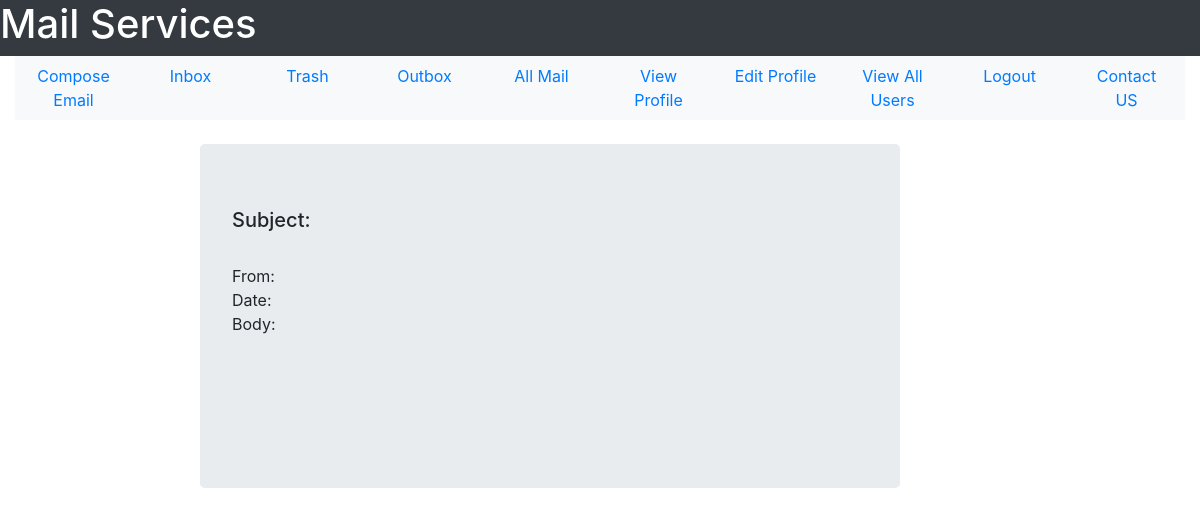
Page /view-mail/255 on the earlier database version.
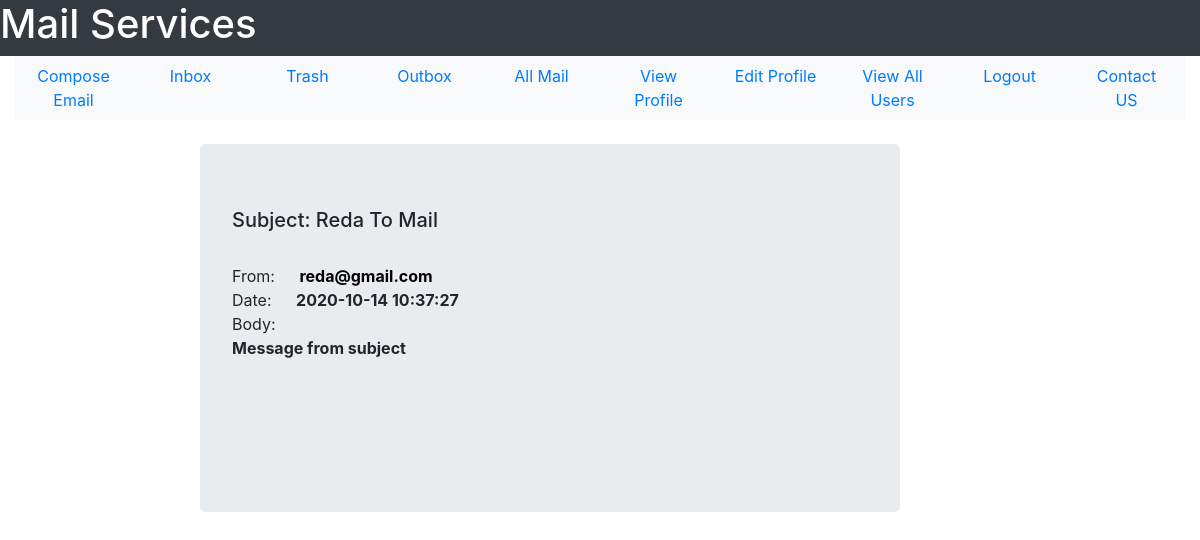
Same page on the later database version.
### tables this page shows
CREATE TABLE mail(mail_id INTEGER PRIMARY KEY, sender_id INTEGER NOT NULL, receiver_id INTEGER NOT NULL, mail_subject TEXT, mail_body TEXT,  mail_date TEXT NOT NULL,mail_seen INTEGER DEFAULT 0 CHECK(mail_seen == 0 OR mail_seen == 1), sender_trashed INTEGER DEFAULT 0 CHECK(sender_trashed == 0 OR sender_trashed == 1), receiver_trashed INTEGER DEFAULT 0 CHECK(receiver_trashed == 0 OR receiver_trashed == 1), multiple_receivers INTEGER DEFAULT 0 CHECK(multiple_receivers == 0 OR multiple_receivers == 1), FOREIGN KEY(sender_id, receiver_id) REFERENCES user(user_id, user_id));

CREATE TABLE user(user_id INTEGER PRIMARY KEY, user_name TEXT NOT NULL, user_email TEXT NOT NULL, user_password TEXT  NOT NULL, user_gender TEXT NOT NULL, user_date_of_birth TEXT NOT NULL, user_city TEXT NOT NULL, user_country TEXT NOT NULL, user_contact INTEGER, user_account_creation_date TEXT NOT NULL, user_active INTEGER DEFAULT 0 CHECK(user_active == 1 OR user_active == 0), UNIQUE(user_email));

### User/User_Mail/user_mail.py (the view, shortened to what this page needs)
@user_mail_bp.route("/view-mail/<mail_id>")
def view_mail(mail_id):
    sqlite_connection = sqlite3.connect('MAIL_DB.db')
    select_mail_query = """SELECT sender_id, mail_subject, mail_body, mail_date FROM mail WHERE mail_id = ?;"""
    mail_record = sqlite_connection.execute(select_mail_query, (mail_id,))
    mail_data = {}
    for data in mail_record:
        mail_data['sender_mail'] = get_user_email(data[0])
        mail_data['mail_subject'] = data[1]
        mail_data['mail_body'] = data[2]
        mail_data['mail_date'] = remove_milli_seconds(data[3])
    update_query = """UPDATE mail SET mail_seen = ? WHERE mail_id = ?;"""
    update_query_data = (1, mail_id)
    sqlite_connection.execute(update_query, update_query_data)
    sqlite_connection.commit()
    sqlite_connection.close()
    return render_template('User_Mail/view_mail.html', mail = mail_data)

### User/User_Mail/user_mail.py (called while the page is built)
def get_user_email(user_id):
    sqlite_connection = sqlite3.connect('MAIL_DB.db')
    select_user_query = """SELECT user_email FROM user WHERE user_id = ?;"""
    select_user_query_data = (user_id,)
    user_record = sqlite_connection.execute(select_user_query, select_user_query_data)
    user_email = ""
    for data in user_record:
        user_email = data[0]
    sqlite_connection.close()
    return user_email

def check_attachment_exist(mail_id):
    sqlite_connection = sqlite3.connect('MAIL_DB.db')
    search_file_query = """SELECT * FROM attachment WHERE mail_id = ?;"""
    search_file_query_data = (mail_id,)
    file_list = sqlite_connection.execute(search_file_query, search_file_query_data).fetchall()
    if len(file_list) == 0:
        sqlite_connection.close()
        return False
    else:
        sqlite_connection.close()
        return True

def remove_milli_seconds(full_date):
    date = datetime.strptime(full_date, '%Y-%m-%d %H:%M:%S.%f')
    return date.strftime('%Y-%m-%d %H:%M:%S')

### User/User_Mail/templates/User_Mail/view_mail.html (shortened to what this page needs)
<!DOCTYPE html>
<html lang = "en">
    <head>
        <link rel="stylesheet" href="https://maxcdn.bootstrapcdn.com/bootstrap/4.5.2/css/bootstrap.min.css">
    </head>
    <body>
        <div class = "container-fluid">
            <div class = "row bg-dark text-white">
                <h1>Mail Services</h1>
            </div>
            <div>
                <ul class = "nav nav-justified bg-light">
                    <li class = 'nav-item'>
                        <a href = "{{url_for('user_mail_bp.compose_email')}}" class = 'nav-link'>Compose Email</a>
                    </li>
                    <li class = 'nav-item'>
                        <a href = "{{url_for('user_mail_bp.see_inbox')}}" class = 'nav-link'>Inbox</a>
                    </li>
                    <li class = 'nav-item'>
                        <a href = "{{url_for('user_mail_bp.trash')}}" class = 'nav-link'>Trash</a>
                    </li>
                    <li class = 'nav-item'>
                        <a href = "{{url_for('user_mail_bp.see_outbox')}}" class = 'nav-link'>Outbox</a>
                    </li>
                    <li class = 'nav-item'>
                        <a href = "{{url_for('user_mail_bp.see_all_mail')}}" class = 'nav-link'>All Mail</a>
                    </li>
                    <li class = 'nav-item'>
                        <a href = "{{url_for('user_profile_bp.view_profile')}}" class = 'nav-link'>View Profile</a>
                    </li>
                    <li class = 'nav-item'>
                        <a href = "{{url_for('user_profile_bp.edit_profile_form')}}" class = 'nav-link'>Edit Profile</a>
                    </li>
                    <li class = 'nav-item'>
                        <a href = "{{url_for('user_profile_bp.view_all_users')}}" class = 'nav-link'>View All Users</a>
                    </li>
                    <li class = 'nav-item'>
                        <a href = "{{url_for('user_profile_bp.logout')}}" class = 'nav-link'>Logout</a>
                    </li>
                    <li class = 'nav-item'>
                        <a href = "{{url_for('user_profile_bp.contact_us')}}" class = 'nav-link'>Contact US</a>
                    </li>
                </ul>
            </div>
        <div class = "row">
            <div class = "col-2">
            </div>
                <div class = "jumbotron mt-4 mr-6" style = "width: 700px;">
                <h5>Subject: {{mail['mail_subject']}}</h5>
                <br>
                <span>From: </span><a href = "{{url_for('user_mail_bp.compose_to_email', user_mail = mail['sender_mail'])}}" style = "color: black;">
                    <strong style = "margin-left: 20px;">{{mail['sender_mail']}}</strong>
                </a>
                <br>
                <span>Date: </span><strong style = "margin-left: 20px;">{{mail['mail_date']}}</strong>
                <span style = "display: block;">Body:</span>
                <p>
                    <strong>{{mail['mail_body']}}</strong>
                </p>
                <br><br><br>
                </div>
            <div class = "col-3">
            </div>
        </div>
    </body>
</html>

Differences in the rows shown:
added mail: mail_subject "Reda To Mail", mail_body "Message from subject"
now on this page (row unchanged): user: sender_mail "reda@gmail.com"
Other differences:
{{ mail['mail_date'] }}: (not shown) → "2020-10-14 10:37:27"
